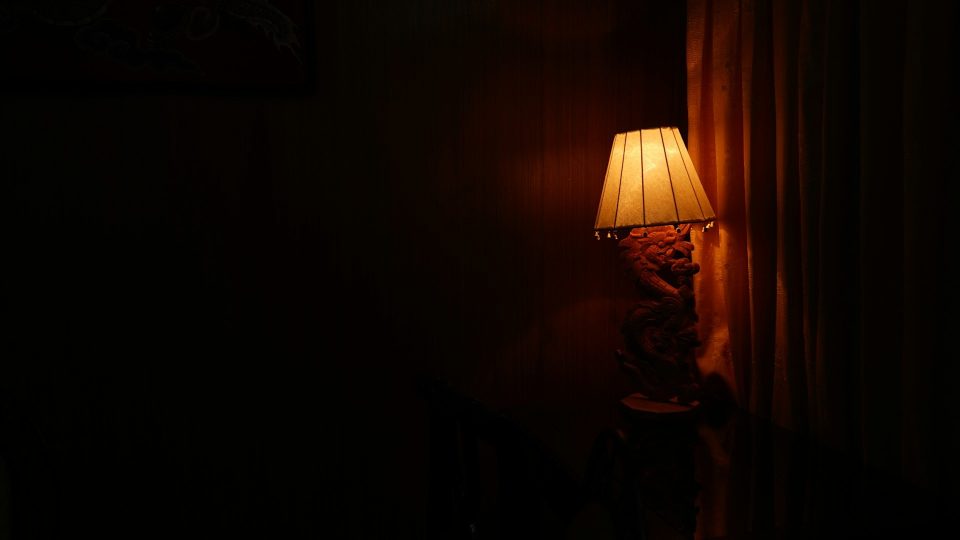
#> input picture backend/fixtures/base/lamp-room.jpg, 1920 x 1080 px (shown at 1/2 size); its folder holds 5 pictures in this run
$ python build_web_images.py
#> lines starting #> are read from the running program, lines starting #| are printed output that depends on the picture
### scripts/recorded.py
"""Real model outputs, recorded once and replayed (used by build_sample.py and build_web_images.py)."""

from __future__ import annotations

import json
from datetime import datetime, timezone
from pathlib import Path


class Recorder:
    """With a client, each call runs and its output is saved as <name>.json; without one, the
    saved output is replayed (and a missing one is an error). Each file says which model made it."""

    def __init__(self, folder: Path, client=None, model: str = "", only_missing: bool = False):
        self.folder, self.client, self.model, self.only_missing = folder, client, model, only_missing
        folder.mkdir(parents=True, exist_ok=True)
        self.calls = 0

    def get(self, name: str, call, model: str | None = None):
        path = self.folder / f"{name}.json"
        if self.client is not None and not (self.only_missing and path.exists()):
            output = call()
            self.calls += 1
            used = model or self.model
            path.write_text(json.dumps({"model": used, "recorded_at": datetime.now(timezone.utc).strftime("%Y-%m-%dT%H:%M:%SZ"), "output": output}, ensure_ascii=False, indent=1), encoding="utf-8")
            print(f"  recorded {name}")
            return output, used
        if not path.exists():
            raise SystemExit(f"Missing recording {path.name}. Run with --record-missing and a Meta Model API key.")
        data = json.loads(path.read_text(encoding="utf-8"))
        return data["output"], data["model"]


def short(model: str) -> str:
    return model.rsplit("/", 1)[-1]

### scripts/build_web_images.py
#!/usr/bin/env python3
"""Make the web app's images, and the object outlines drawn on the landing page.

The house photos are the sample home's (made with Muse Image, see make_sample_photos.py);
the rest are free Unsplash photos (see CREDITS.md). Every outline on the landing page is a
real SAM 3.1 run on that exact crop, recorded in backend/fixtures/recorded/web-*.json.

    python scripts/build_web_images.py                    # from the saved SAM runs
    MODEL_API_KEY=... python scripts/build_web_images.py --record-missing

Writes optimised WebP files to frontend/public/images and frontend/src/lib/landingShapes.ts.
"""

from __future__ import annotations

import argparse
import json
import sys
from pathlib import Path

from PIL import Image, ImageEnhance, ImageFilter

ROOT = Path(__file__).resolve().parent.parent
sys.path.insert(0, str(ROOT / "backend"))

from app.meta import sam as sam_mod  # noqa: E402
from recorded import Recorder  # noqa: E402

FIX = ROOT / "backend" / "fixtures"
BASE, SRC = FIX / "base", FIX / "source-images"
OUT = ROOT / "frontend" / "public" / "images"
TS = ROOT / "frontend" / "src" / "lib" / "landingShapes.ts"
TMP = FIX / "_web"


def save(im: Image.Image, name: str, width: int, quality: int = 80) -> str:
    im = im.copy()
    if im.width > width:
        im = im.resize((width, round(im.height * width / im.width)), Image.LANCZOS)
    path = OUT / f"{name}-{width}.webp"
    im.save(path, "WEBP", quality=quality, method=6)
    return path.name


def main() -> None:
    ap = argparse.ArgumentParser()
    ap.add_argument("--record-missing", action="store_true", help="run SAM 3.1 for outlines not recorded yet")
    args = ap.parse_args()
    client, sam_model = None, "sam-3.1"
    if args.record_missing:
        from app.config import get_settings
        from app.meta.client import MetaClient

        settings = get_settings()
        if not (settings.live and settings.has_sam):
            raise SystemExit("--record-missing needs a Meta Model API key (MODEL_PROVIDER=meta, MODEL_API_KEY).")
        client, sam_model = MetaClient(settings), settings.sam_model
    rec = Recorder(FIX / "recorded", client, sam_model, only_missing=True)
    OUT.mkdir(parents=True, exist_ok=True)
    TMP.mkdir(parents=True, exist_ok=True)
    made: list[str] = []
    shapes: dict[str, dict] = {}

    def outline(im: Image.Image, noun: str, name: str) -> dict:
        """SAM 3.1 on exactly this picture; the best mask, as the app draws it."""
        path = TMP / f"{name}.jpg"
        im.save(path, quality=90)
        out, _ = rec.get(f"web-{name}", lambda: {"noun": noun, "text": client.sam_image(path.read_bytes(), noun, purpose="web-image"), "w": im.width, "h": im.height})
        objs = sam_mod.parse_image(out["text"], out["w"], out["h"])
        if not objs:
            raise SystemExit(f"SAM 3.1 found no {noun!r} in {name}")
        best = max(objs, key=lambda o: o.confidence or 0)
        # Where the pin sits: the middle of the mask's own pixels.
        xs = ys = n = 0
        for i, v in enumerate(best.raster):
            if v:
                xs += i % best.mask_w
                ys += i // best.mask_w
                n += 1
        ax = (best.left + xs / max(1, n)) / im.width
        ay = (best.top + ys / max(1, n)) / im.height
        return {"w": im.width, "h": im.height, "d": best.to_shape().path, "anchor": [round(ax, 4), round(ay, 4)], "confidence": round(best.confidence or 0, 3)}

    # Hero: a lamp in a dark room, the hour the power goes.
    hero = Image.open(BASE / "lamp-room.jpg").convert("RGB")
#> hero is the input picture: PIL image 1920x1080 RGB; mean R, G, B 15.8, 6.2, 1.2
    for w in (1920, 1280, 800):
        made.append(save(hero, "hero", w, 78))
#> this loop made 3 passes
#> pass 2, in save (call 2), `im = im.resize((width, round(im.height * width / im.width)), Image.LAN..`:
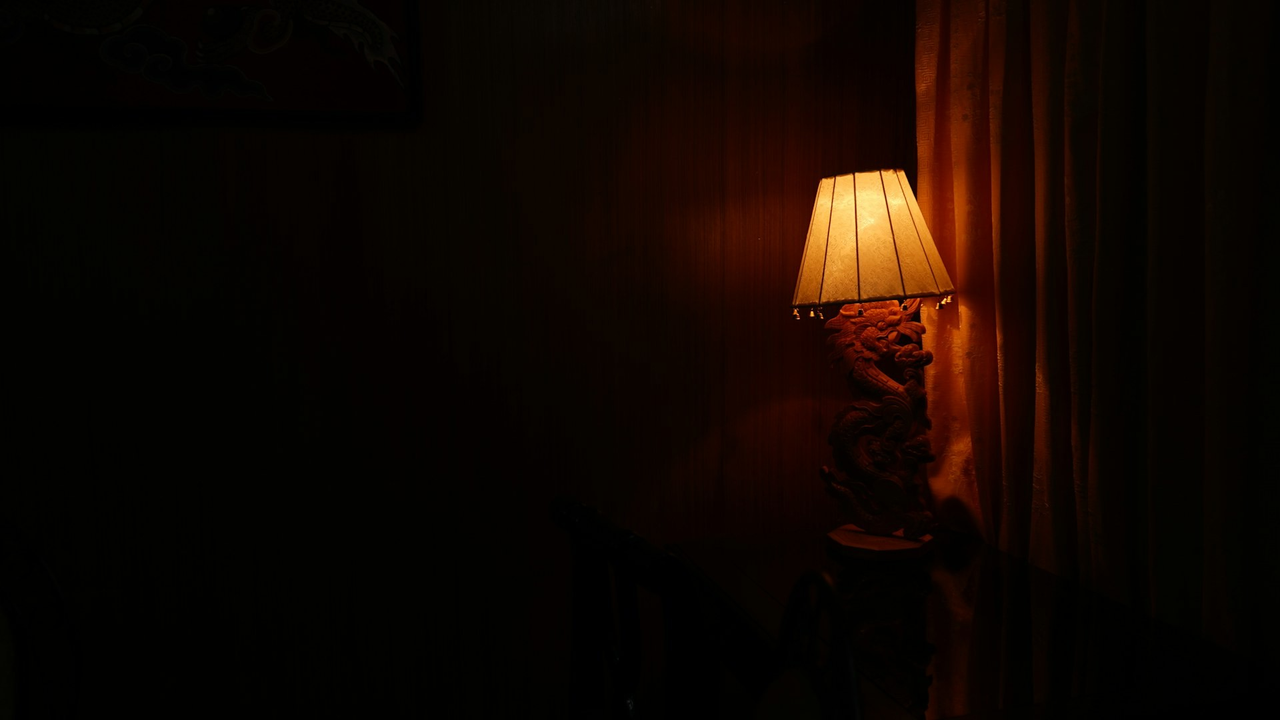
#> im: PIL image 1280x720 RGB; mean R, G, B 15.8, 6.2, 1.2
#> after the loop, made = ['hero-1920.webp', 'hero-1280.webp', 'hero-800.webp']
    made.append(save(hero.crop((1000, 0, 1810, 1080)), "hero-portrait", 810, 78))  # 3:4 around the lamp
#> call 4 of save, with name = 'hero-portrait', width = 810, quality = 78
#> in save (call 4), `im = im.copy()`:
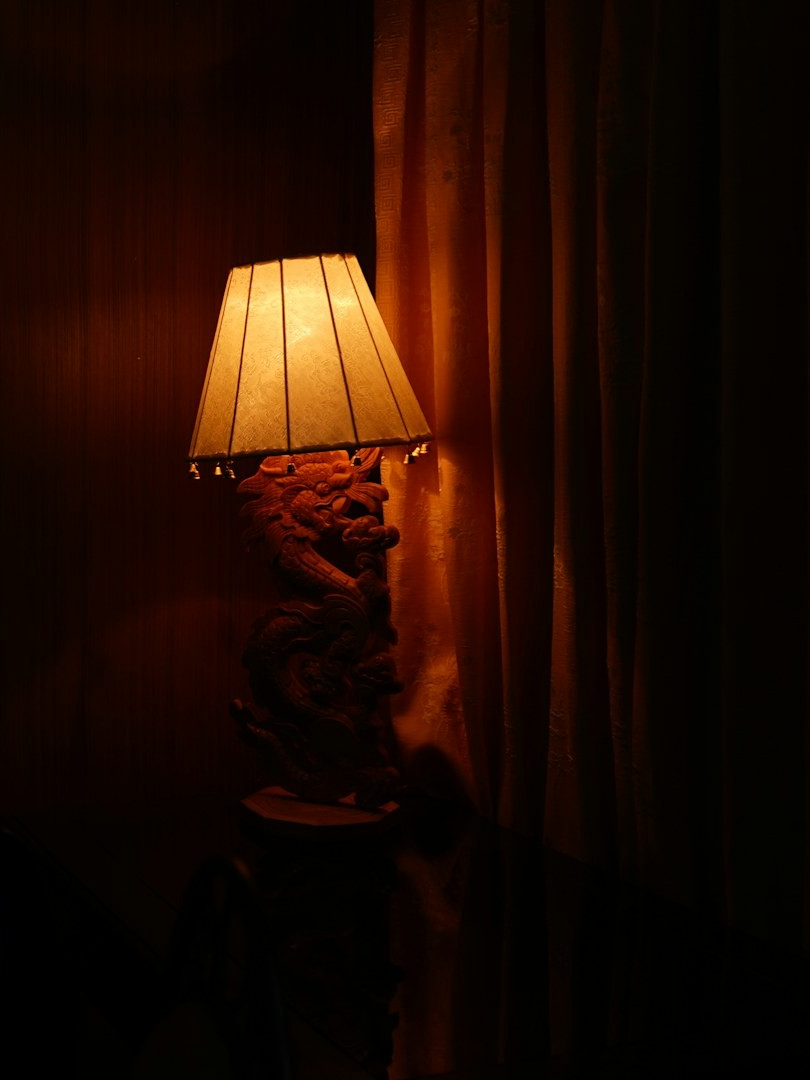
#> im: PIL image 810x1080 RGB; mean R, G, B 31.2, 11.2, 2.7

    # The sample home's three pinned objects (4:3 crops), each outlined by SAM 3.1.
    pins = {
        "breaker": ("breaker", (150, 0, 1350, 900), "electrical panel"),
        "pump": ("pump", (220, 330, 1220, 1080), "water pump"),
        "documents": ("documents", (760, 200, 1720, 920), "white files"),
    }
    for name, (image, box, noun) in pins.items():
        im = Image.open(BASE / f"{image}.jpg").convert("RGB").crop(box).resize((960, 720), Image.LANCZOS)
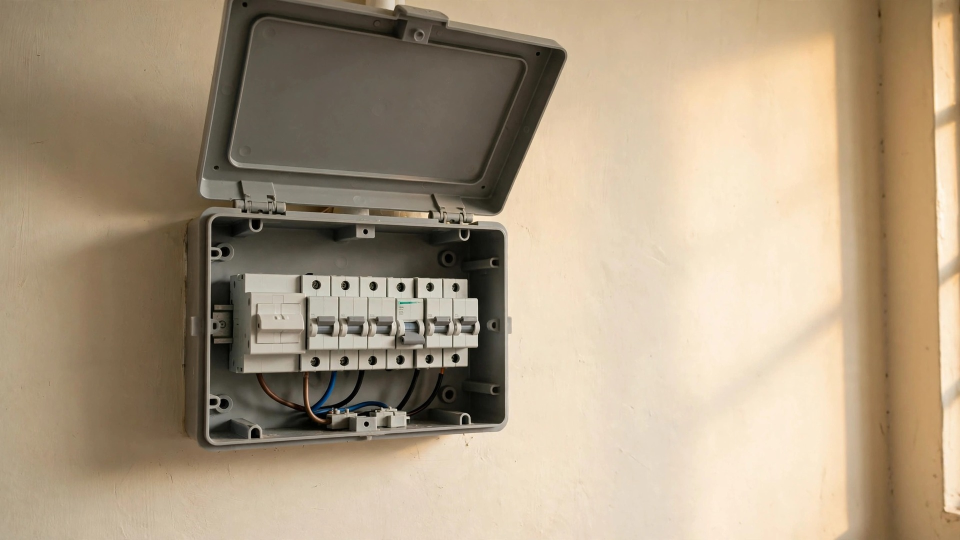
#> input picture backend/fixtures/base/breaker.jpg, 1920 x 1080 px (shown at 1/2 size)
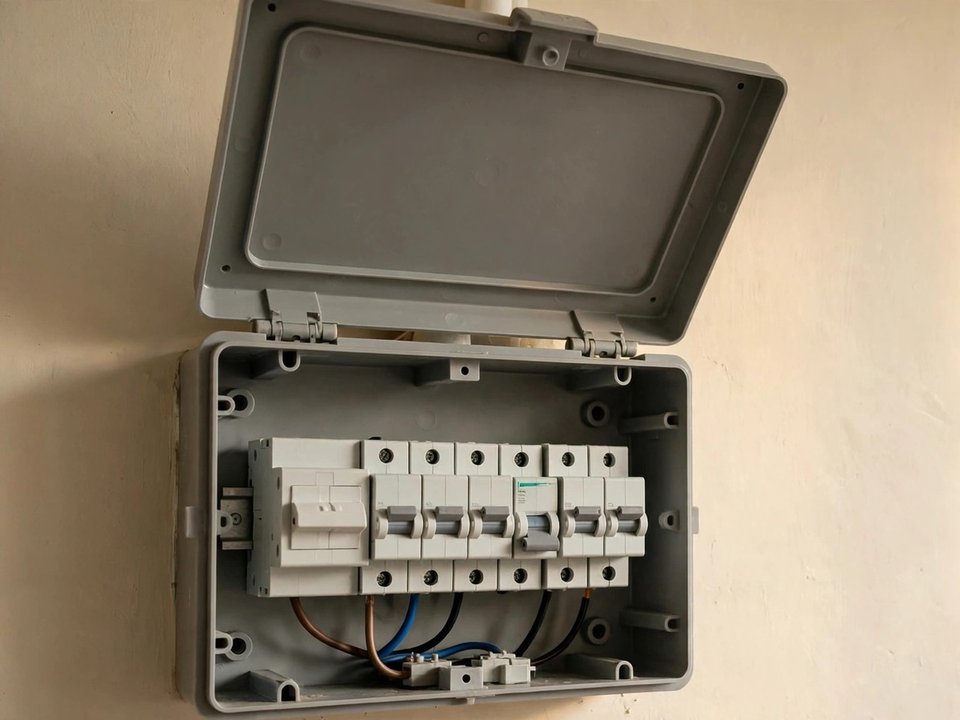
#> im: PIL image 960x720 RGB; mean R, G, B 141.6, 128.8, 109.8
        for w in (960, 480):
            made.append(save(im, f"pin-{name}", w, 80))
#> after the loop, made = ['hero-1920.webp', 'hero-1280.webp', 'hero-800.webp', 'hero-portrait-810.webp', 'pin-breaker-960.webp', 'pin-breaker-480.webp']
        shapes[name] = outline(im, noun, f"pin-{name}")

    # Show me: the right pump (outlined) and a photo with no pump in it.
    right = Image.open(BASE / "pump.jpg").convert("RGB").rotate(-1.5, resample=Image.BICUBIC).crop((80, 360, 1380, 1080))
    right = ImageEnhance.Brightness(right).enhance(1.04).resize((720, round(720 * 720 / 1300)), Image.LANCZOS)
    made.append(save(right, "proof-right", 720, 80))
    shapes["proofRight"] = outline(right, "water pump", "proof-right")
    wrong = Image.open(SRC / "pipe-water.jpg").convert("RGB").crop((0, 900, 1920, 2300))
    made.append(save(wrong, "proof-wrong", 720, 80))

    # Supporting photos.
    made.append(save(Image.open(SRC / "phone-qr.jpg").convert("RGB").crop((240, 0, 1680, 1280)), "qr-phone", 720, 80))
    made.append(save(Image.open(SRC / "lamp-wall.jpg").convert("RGB").crop((0, 560, 1920, 2480)), "power-cut", 720, 78))
    made.append(save(Image.open(SRC / "nine-arches.jpg").convert("RGB"), "abroad", 960, 80))
    made.append(save(Image.open(SRC / "nine-arches.jpg").convert("RGB"), "abroad", 1600, 76))
    made.append(save(Image.open(SRC / "ship.jpg").convert("RGB").crop((600, 120, 1920, 1080)), "sea", 960, 80))
    made.append(save(Image.open(SRC / "interior-warm.jpg").convert("RGB").crop((0, 520, 1920, 1960)), "home", 960, 80))
    made.append(save(Image.open(SRC / "train-hills.jpg").convert("RGB").crop((0, 700, 1920, 2140)), "hills", 960, 80))
    made.append(save(hero.filter(ImageFilter.GaussianBlur(18)), "hero-soft", 960, 70))

    for f in TMP.glob("*.jpg"):
        f.unlink()
    TMP.rmdir()
    lines = [
        "// Generated by scripts/build_web_images.py. Do not edit by hand.",
        "// Every outline is a recorded SAM 3.1 run on that exact picture (backend/fixtures/recorded/web-*.json).",
        "export type LandingShape = { w: number; h: number; d: string; anchor?: [number, number]; confidence?: number };",
        "export const landingShapes: Record<string, LandingShape> = " + json.dumps(shapes, indent=1) + ";",
        "",
    ]
    TS.write_text("\n".join(lines))
    total = sum((OUT / m).stat().st_size for m in made)
    print(f"{len(made)} images, {total / 1024:.0f} KB total; outlines in {TS.relative_to(ROOT)}")


if __name__ == "__main__":
#> (the run stopped early here; a loop or call above may not have finished)
